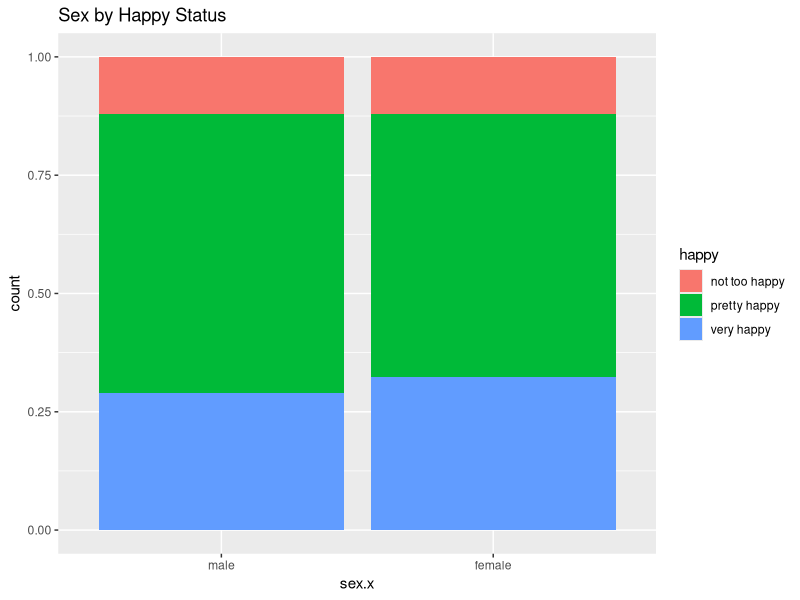
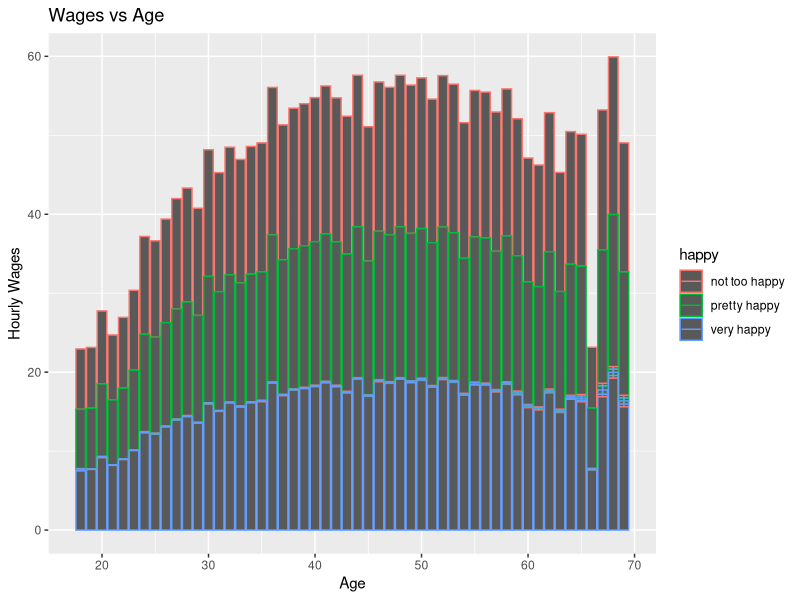
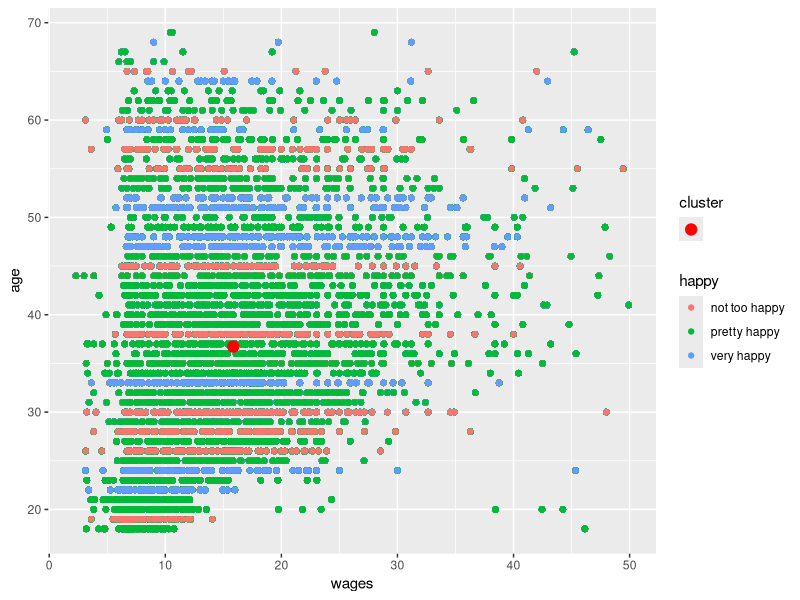

Reproduce these figures in R, in order.
## ---- chunk 1
knitr::opts_chunk$set(echo = TRUE)
## ---- chunk 2
library(tidyverse)
library(dplyr)
library(tidyr)
library(ggplot2)
library(carData)
library(GGally)

glimpse(SLID)
glimpse(happy)

## ---- chunk 3
glimpse(happy<-happy%>%na.omit)
glimpse(SLID<-SLID%>%na.omit)

## ---- chunk 4
Happiness<- happy %>% inner_join(SLID, by= "age")   
glimpse(Happiness)
aj1<-anti_join(happy,SLID, by="age")
glimpse(aj1)
aj2<-anti_join(SLID, happy, by="age")
glimpse(aj2)
## ---- chunk 5
#FILTER()
glimpse(Happiness%>%filter(health=="good"))
#SELECT()
glimpse(Happiness%>%select(age, happy, health))
#ARRANGE()
glimpse(Happiness%>%arrange(wages))
#GROUP_BY()
glimpse(Happiness%>%group_by(education)%>%summarize(mean_age=mean(age)))
#MUTATE()
glimpse(Happiness%>%mutate(happy, wage_status = wages*2))
#Age
Happiness%>%summarise(mean_age=mean(age),sd_age=sd(age),var_age=var(age),IQR_age=IQR(age),min_age=min(age),med_age=median(age),max_age=max(age),ndist_age=n_distinct(age),first_age=first(age), last_age=last(age))
#Year
Happiness%>%summarise(mean_year=mean(year),sd_year=sd(year),var_year=var(year),IQR_year=IQR(year),min_year=min(year),med_year=median(year),max_year=max(year),ndist_year=n_distinct(year),first_year=first(year), last_year=last(year))
#wtssall
Happiness%>%summarise(mean_wtssall=mean(wtssall),sd_wtssall=sd(wtssall),var_wtssall=var(wtssall),IQR_wtssall=IQR(wtssall),min_wtssall=min(wtssall),med_wtssall=median(wtssall),max_wtssall=max(wtssall),ndist_wtssall=n_distinct(wtssall),first_wtssall=first(wtssall), last_wtssall=last(wtssall))
#Wages
Happiness%>%summarise(mean_wages=mean(wages),sd_wages=sd(wages),var_wages=var(wages),IQR_wages=IQR(wages),min_wages=min(wages),med_wages=median(wages),max_wages=max(wages),ndist_wages=n_distinct(wages),first_wages=first(wages), last_wages=last(wages))
#Education
Happiness%>%summarise(mean_education=mean(education),sd_education=sd(education),var_education=var(education),IQR_education=IQR(education),min_education=min(education),med_education=median(education),max_education=max(education),ndist_education=n_distinct(education),first_education=first(education), last_education=last(education))
#Wages grouped by happy
Happiness%>%group_by(happy)%>%summarise(mean_wages=mean(wages),sd_wages=sd(wages),var_wages=var(wages),IQR_wages=IQR(wages),min_wages=min(wages),med_wages=median(wages),max_wages=max(wages),ndist_wages=n_distinct(wages),first_wages=first(wages),last_wages=last(wages))
#Age grouped by Health
Happiness%>%group_by(health)%>%summarise(mean_age=mean(age),sd_age=sd(age),var_age=var(age),IQR_age=IQR(age),min_age=min(age),med_age=median(age),max_age=max(age),ndist_age=n_distinct(age),first_age=first(age), last_age=last(age))
#Wtsall grouped by Martial
Happiness%>%group_by(marital)%>%summarise(mean_wtssall=mean(wtssall),sd_wtssall=sd(wtssall),var_wtssall=var(wtssall),IQR_wtssall=IQR(wtssall),min_wtssall=min(wtssall),med_wtssall=median(wtssall),max_wtssall=max(wtssall),ndist_wtssall=n_distinct(wtssall),first_wtssall=first(wtssall), last_wtssall=last(wtssall))
#Year grouped by finrela 
Happiness%>%group_by(finrela)%>%summarise(mean_year=mean(year),sd_year=sd(year),var_year=var(year),IQR_year=IQR(year),min_year=min(year),med_year=median(year),max_year=max(year),ndist_year=n_distinct(year),first_year=first(year), last_year=last(year))
#Degree grouped by education
Happiness%>%group_by(degree)%>%summarise(mean_education=mean(education),sd_education=sd(education),var_education=var(education),IQR_education=IQR(education),min_education=min(education),med_education=median(education),max_education=max(education),ndist_education=n_distinct(education),first_education=first(education), last_education=last(education))
#Wages grouped by sex.x
Happiness%>%group_by(sex.x)%>%summarise(mean_wages=mean(wages),sd_wages=sd(wages),var_wages=var(wages),IQR_wages=IQR(wages),min_wages=min(wages),med_wages=median(wages),max_wages=max(wages),ndist_wages=n_distinct(wages),first_wages=first(wages), last_wages=last(wages))
## ---- chunk 6
library(ggplot2)

plot_2<-ggplot(Happiness, aes(x = sex.x, fill=happy))+
geom_bar(position='fill')
plot_2+ggtitle("Sex by Happy Status") 

## ---- chunk 7
plot1 <- ggplot(data = Happiness, aes(x = age, y = wages, color=happy))+
  geom_bar(stat="summary",fun.y="mean")+geom_errorbar(stat="summary") 
plot1 + ggtitle("Wages vs Age") + ylab("Hourly Wages") + xlab("Age") 
## ---- chunk 8
clust_data<-Happiness%>%dplyr::select(age,wages,happy)

hap1<-Happiness%>%mutate(cluster=sample(c('1','2','3'),1,replace=T))%>%
  group_by(cluster)%>%summarize(age=mean(age),wages=mean(wages))
ggplot(Happiness)+geom_point(aes(x=wages,y= age, color=happy))+
  geom_point(data=hap1,aes(wages,age,fill=""),color="red",size=3.5)+scale_fill_manual(name="cluster",values = "black")
 

